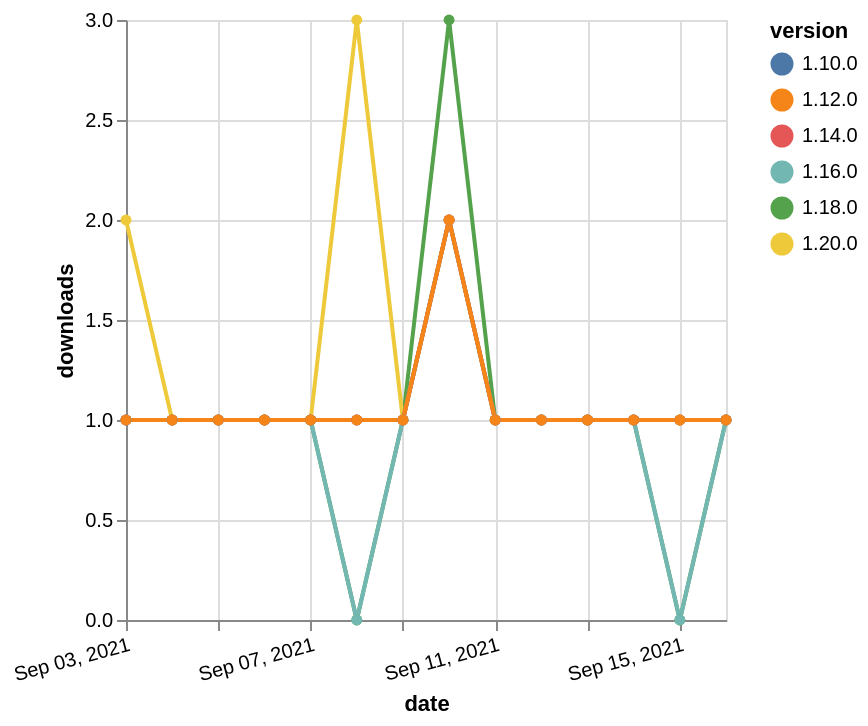

Write a Vega-Lite specification for this figure.
### Vega-Lite specification from a JSON file in a GitHub repository (floating-point values rounded to 4 significant figures)
{"$schema": "https://vega.github.io/schema/vega-lite/v5.json", "description": "A simple bar chart with embedded data.", "data": {"values": [{"date": "2021-09-03", "total": 197, "delta": 1, "version": "1.18.0"}, {"date": "2021-09-04", "total": 198, "delta": 1, "version": "1.18.0"}, {"date": "2021-09-05", "total": 199, "delta": 1, "version": "1.18.0"}, {"date": "2021-09-06", "total": 200, "delta": 1, "version": "1.18.0"}, {"date": "2021-09-07", "total": 201, "delta": 1, "version": "1.18.0"}, {"date": "2021-09-08", "total": 201, "delta": 0, "version": "1.18.0"}, {"date": "2021-09-09", "total": 202, "delta": 1, "version": "1.18.0"}, {"date": "2021-09-10", "total": 205, "delta": 3, "version": "1.18.0"}, {"date": "2021-09-11", "total": 206, "delta": 1, "version": "1.18.0"}, {"date": "2021-09-12", "total": 207, "delta": 1, "version": "1.18.0"}, {"date": "2021-09-13", "total": 208, "delta": 1, "version": "1.18.0"}, {"date": "2021-09-14", "total": 209, "delta": 1, "version": "1.18.0"}, {"date": "2021-09-15", "total": 209, "delta": 0, "version": "1.18.0"}, {"date": "2021-09-16", "total": 210, "delta": 1, "version": "1.18.0"}, {"date": "2021-09-03", "total": 249, "delta": 1, "version": "1.10.0"}, {"date": "2021-09-04", "total": 250, "delta": 1, "version": "1.10.0"}, {"date": "2021-09-05", "total": 251, "delta": 1, "version": "1.10.0"}, {"date": "2021-09-06", "total": 252, "delta": 1, "version": "1.10.0"}, {"date": "2021-09-07", "total": 253, "delta": 1, "version": "1.10.0"}, {"date": "2021-09-08", "total": 254, "delta": 1, "version": "1.10.0"}, {"date": "2021-09-09", "total": 255, "delta": 1, "version": "1.10.0"}, {"date": "2021-09-10", "total": 257, "delta": 2, "version": "1.10.0"}, {"date": "2021-09-11", "total": 258, "delta": 1, "version": "1.10.0"}, {"date": "2021-09-12", "total": 259, "delta": 1, "version": "1.10.0"}, {"date": "2021-09-13", "total": 260, "delta": 1, "version": "1.10.0"}, {"date": "2021-09-14", "total": 261, "delta": 1, "version": "1.10.0"}, {"date": "2021-09-15", "total": 262, "delta": 1, "version": "1.10.0"}, {"date": "2021-09-16", "total": 263, "delta": 1, "version": "1.10.0"}, {"date": "2021-09-03", "total": 125, "delta": 2, "version": "1.20.0"}, {"date": "2021-09-04", "total": 126, "delta": 1, "version": "1.20.0"}, {"date": "2021-09-05", "total": 127, "delta": 1, "version": "1.20.0"}, {"date": "2021-09-06", "total": 128, "delta": 1, "version": "1.20.0"}, {"date": "2021-09-07", "total": 129, "delta": 1, "version": "1.20.0"}, {"date": "2021-09-08", "total": 132, "delta": 3, "version": "1.20.0"}, {"date": "2021-09-09", "total": 133, "delta": 1, "version": "1.20.0"}, {"date": "2021-09-10", "total": 135, "delta": 2, "version": "1.20.0"}, {"date": "2021-09-11", "total": 136, "delta": 1, "version": "1.20.0"}, {"date": "2021-09-12", "total": 137, "delta": 1, "version": "1.20.0"}, {"date": "2021-09-13", "total": 138, "delta": 1, "version": "1.20.0"}, {"date": "2021-09-14", "total": 139, "delta": 1, "version": "1.20.0"}, {"date": "2021-09-15", "total": 140, "delta": 1, "version": "1.20.0"}, {"date": "2021-09-16", "total": 141, "delta": 1, "version": "1.20.0"}, {"date": "2021-09-03", "total": 170, "delta": 1, "version": "1.16.0"}, {"date": "2021-09-04", "total": 171, "delta": 1, "version": "1.16.0"}, {"date": "2021-09-05", "total": 172, "delta": 1, "version": "1.16.0"}, {"date": "2021-09-06", "total": 173, "delta": 1, "version": "1.16.0"}, {"date": "2021-09-07", "total": 174, "delta": 1, "version": "1.16.0"}, {"date": "2021-09-08", "total": 174, "delta": 0, "version": "1.16.0"}, {"date": "2021-09-09", "total": 175, "delta": 1, "version": "1.16.0"}, {"date": "2021-09-10", "total": 177, "delta": 2, "version": "1.16.0"}, {"date": "2021-09-11", "total": 178, "delta": 1, "version": "1.16.0"}, {"date": "2021-09-12", "total": 179, "delta": 1, "version": "1.16.0"}, {"date": "2021-09-13", "total": 180, "delta": 1, "version": "1.16.0"}, {"date": "2021-09-14", "total": 181, "delta": 1, "version": "1.16.0"}, {"date": "2021-09-15", "total": 181, "delta": 0, "version": "1.16.0"}, {"date": "2021-09-16", "total": 182, "delta": 1, "version": "1.16.0"}, {"date": "2021-09-03", "total": 188, "delta": 1, "version": "1.14.0"}, {"date": "2021-09-04", "total": 189, "delta": 1, "version": "1.14.0"}, {"date": "2021-09-05", "total": 190, "delta": 1, "version": "1.14.0"}, {"date": "2021-09-06", "total": 191, "delta": 1, "version": "1.14.0"}, {"date": "2021-09-07", "total": 192, "delta": 1, "version": "1.14.0"}, {"date": "2021-09-08", "total": 193, "delta": 1, "version": "1.14.0"}, {"date": "2021-09-09", "total": 194, "delta": 1, "version": "1.14.0"}, {"date": "2021-09-10", "total": 196, "delta": 2, "version": "1.14.0"}, {"date": "2021-09-11", "total": 197, "delta": 1, "version": "1.14.0"}, {"date": "2021-09-12", "total": 198, "delta": 1, "version": "1.14.0"}, {"date": "2021-09-13", "total": 199, "delta": 1, "version": "1.14.0"}, {"date": "2021-09-14", "total": 200, "delta": 1, "version": "1.14.0"}, {"date": "2021-09-15", "total": 201, "delta": 1, "version": "1.14.0"}, {"date": "2021-09-16", "total": 202, "delta": 1, "version": "1.14.0"}, {"date": "2021-09-03", "total": 201, "delta": 1, "version": "1.12.0"}, {"date": "2021-09-04", "total": 202, "delta": 1, "version": "1.12.0"}, {"date": "2021-09-05", "total": 203, "delta": 1, "version": "1.12.0"}, {"date": "2021-09-06", "total": 204, "delta": 1, "version": "1.12.0"}, {"date": "2021-09-07", "total": 205, "delta": 1, "version": "1.12.0"}, {"date": "2021-09-08", "total": 206, "delta": 1, "version": "1.12.0"}, {"date": "2021-09-09", "total": 207, "delta": 1, "version": "1.12.0"}, {"date": "2021-09-10", "total": 209, "delta": 2, "version": "1.12.0"}, {"date": "2021-09-11", "total": 210, "delta": 1, "version": "1.12.0"}, {"date": "2021-09-12", "total": 211, "delta": 1, "version": "1.12.0"}, {"date": "2021-09-13", "total": 212, "delta": 1, "version": "1.12.0"}, {"date": "2021-09-14", "total": 213, "delta": 1, "version": "1.12.0"}, {"date": "2021-09-15", "total": 214, "delta": 1, "version": "1.12.0"}, {"date": "2021-09-16", "total": 215, "delta": 1, "version": "1.12.0"}]}, "width": "container", "mark": {"type": "line", "point": {"filled": true}}, "encoding": {"x": {"field": "date", "type": "temporal", "timeUnit": "yearmonthdate", "title": "date", "axis": {"labelAngle": -15}}, "y": {"field": "delta", "type": "quantitative", "title": "downloads"}, "color": {"field": "version", "type": "nominal"}, "tooltip": {"field": "delta"}}}
